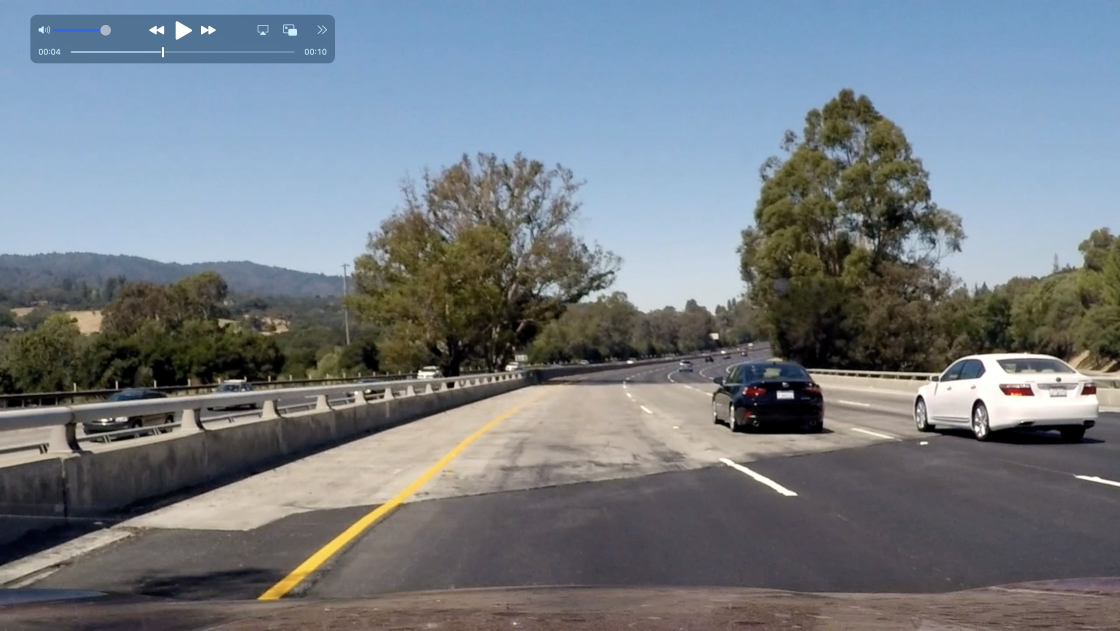
#> input picture test_images/challange.jpg, 3360 x 1892 px (shown at 1/3 size)
$ jupyter execute capturing.ipynb
#> lines starting #> are read from the running program, lines starting #| are printed output that depends on the picture; after the words box and inside, x2 and y2 are one past the last pixel; in counts of white or black regions, pixels touching at a corner belong together
## Pure color selection

[cell 1]
import cv2
import matplotlib.pyplot as plt
import matplotlib.image as mpimg
import numpy as np

# Read in the image and print some stats
image = mpimg.imread('test_images/challange.jpg')
#> image is the input picture: shape (1892, 3360, 3); mean R, G, B 116.8, 124.2, 131.3
print('This image is: ', type(image),'with dimensions:', image.shape)
#| This image is:  <class 'numpy.ndarray'> with dimensions: (1892, 3360, 3)
image = cv2.resize(image, (0, 0), fx = 0.8, fy = 0.8)
#> image: shape (1514, 2688, 3)
# Grab the x and y sizes and make two copies of the image
# With one copy we'll extract only the pixels that meet our selection,
# then we'll paint those pixels red in the original image to see our selection
# overlaid on the original.
ysize = image.shape[0]
xsize = image.shape[1]
color_select= np.copy(image)
line_image = np.copy(image)

# Define our color criteria
blue_threshold = 0
green_threshold = 150
red_threshold = 210
rgb_threshold = [red_threshold, green_threshold, blue_threshold]

# Define a triangle region of interest (Note: if you run this code,
# Keep in mind the origin (x=0, y=0) is in the upper left in image processing
# you'll find these are not sensible values!!
# But you'll get a chance to play with them soon in a quiz ;)
left_bottom = [xsize*150/1915, ysize*1000/985]
right_bottom = [xsize*1900/1915, ysize*1000/985]
apex = [xsize*950/1915, ysize*550/985]

fit_left = np.polyfit((left_bottom[0], apex[0]), (left_bottom[1], apex[1]), 1)
fit_right = np.polyfit((right_bottom[0], apex[0]), (right_bottom[1], apex[1]), 1)
fit_bottom = np.polyfit((left_bottom[0], right_bottom[0]), (left_bottom[1], right_bottom[1]), 1)

# Mask pixels below the threshold
color_thresholds = (image[:,:,0] < rgb_threshold[0]) | \
                    (image[:,:,1] < rgb_threshold[1]) | \
                    (image[:,:,2] < rgb_threshold[2])
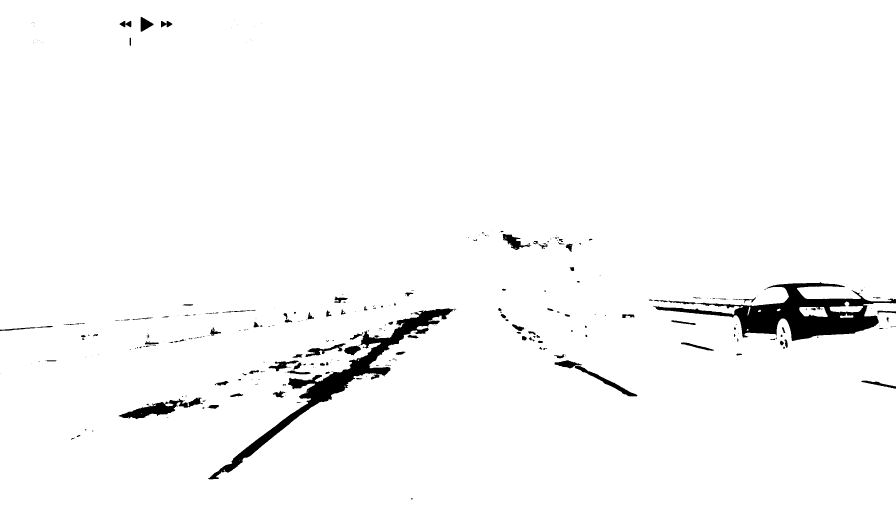
#> color_thresholds: shape (1514, 2688) bool (shown at 1/3 size); 97.4% white; 324 black regions (193 under 20 px), largest, box (x1, y1, x2, y2) and area: (1960, 847, 2688, 1023) 42072, (624, 925, 1369, 1438) 33355, (356, 1193, 608, 1258) 5442

# Find the region inside the lines
XX, YY = np.meshgrid(np.arange(0, xsize), np.arange(0, ysize))
region_thresholds = (YY > (XX*fit_left[0] + fit_left[1])) & \
                    (YY > (XX*fit_right[0] + fit_right[1])) & \
                    (YY < (XX*fit_bottom[0] + fit_bottom[1]))

# Mask color selection  (optional)
color_select[color_thresholds] = [0,0,0]

# Find where image is both colored right and in the region
line_image[~color_thresholds & region_thresholds] = [255,0,0]

# Display our two output images
plt.imshow(line_image)

## Masking

[cell 2]
import matplotlib.pyplot as plt
import matplotlib.image as mpimg
import numpy as np

# Read in the image and print some stats
image = mpimg.imread('test_images/challange.jpg')
print('This image is: ', type(image),'with dimensions:', image.shape)
#| This image is:  <class 'numpy.ndarray'> with dimensions: (1892, 3360, 3)

# Pull out the x and y sizes and make a copy of the image
ysize = image.shape[0]
xsize = image.shape[1]
region_select = np.copy(image)

# Define a triangle region of interest
# Keep in mind the origin (x=0, y=0) is in the upper left in image processing
# Note: if you run this code, you'll find these are not sensible values!!
# But you'll get a chance to play with them soon in a quiz
left_bottom = [xsize*200/1915, ysize*1000/985]
right_bottom = [xsize*1800/1915, ysize*1000/985]
apex = [xsize*950/1915, ysize*550/985]

# Fit lines (y=Ax+B) to identify the  3 sided region of interest
# np.polyfit() returns the coefficients [A, B] of the fit
fit_left = np.polyfit((left_bottom[0], apex[0]), (left_bottom[1], apex[1]), 1)
fit_right = np.polyfit((right_bottom[0], apex[0]), (right_bottom[1], apex[1]), 1)
fit_bottom = np.polyfit((left_bottom[0], right_bottom[0]), (left_bottom[1], right_bottom[1]), 1)

# Find the region inside the lines
XX, YY = np.meshgrid(np.arange(0, xsize), np.arange(0, ysize))
region_thresholds = (YY > (XX*fit_left[0] + fit_left[1])) & \
                    (YY > (XX*fit_right[0] + fit_right[1])) & \
                    (YY < (XX*fit_bottom[0] + fit_bottom[1]))

# Color pixels red which are inside the region of interest
region_select[region_thresholds] = [255, 0, 0]

# Display the image
#check matplotlib.pyplot.plot (https://matplotlib.org/api/pyplot_api.html#module-matplotlib.pyplot)
#tip:plt.plot([0], [539], 'bo')
plt.imshow(region_select)

## Pure canny edge and hough transform

[cell 3]
import matplotlib.pyplot as plt
import matplotlib.image as mpimg
import numpy as np
import cv2


# Read in and grayscale the image
image = mpimg.imread('test_images/challange.jpg')
print('This image is: ', type(image),'with dimensions:', image.shape)
#| This image is:  <class 'numpy.ndarray'> with dimensions: (1892, 3360, 3)
gray = cv2.cvtColor(image,cv2.COLOR_RGB2GRAY)
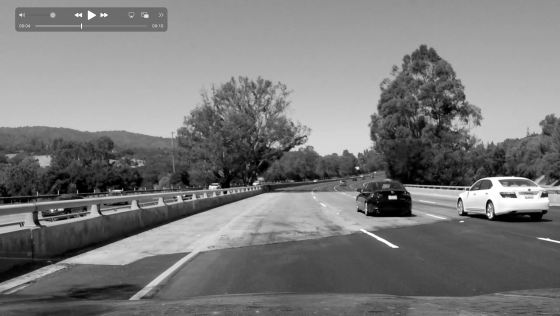
#> gray: shape (1892, 3360) (shown at 1/6 size); min 0, max 255, mean 122.8

# Define a kernel size and apply Gaussian smoothing
kernel_size = 7
blur_gray = cv2.GaussianBlur(gray,(kernel_size, kernel_size),0)

# Define our parameters for Canny and apply
low_threshold = 1
high_threshold = 150
edges = cv2.Canny(blur_gray, low_threshold, high_threshold)
#> edges: shape (1892, 3360); 0.8% white in thin lines or dots

# Next we'll create a masked edges image using cv2.fillPoly()
mask = np.zeros_like(edges)
ignore_mask_color = 255

# This time we are defining a four sided polygon to mask
imshape = image.shape
# clockwise, start from top
# vertices = np.array([[(0,imshape[0]),(0, 0), (imshape[1], 0), (imshape[1],imshape[0])]], dtype=np.int32)
vertices = np.array([[(imshape[1]*480/960, imshape[0]*300/540), (imshape[1]*920/960, imshape[0]), (imshape[1]*80/960,imshape[0])]], dtype=np.int32)
cv2.fillPoly(mask, vertices, ignore_mask_color)
#> mask: shape (1892, 3360); 19.5% white; 1 white region, box (x1, y1, x2, y2) and area: (281, 1051, 3220, 1892) 1236899
masked_edges = cv2.bitwise_and(edges, mask)
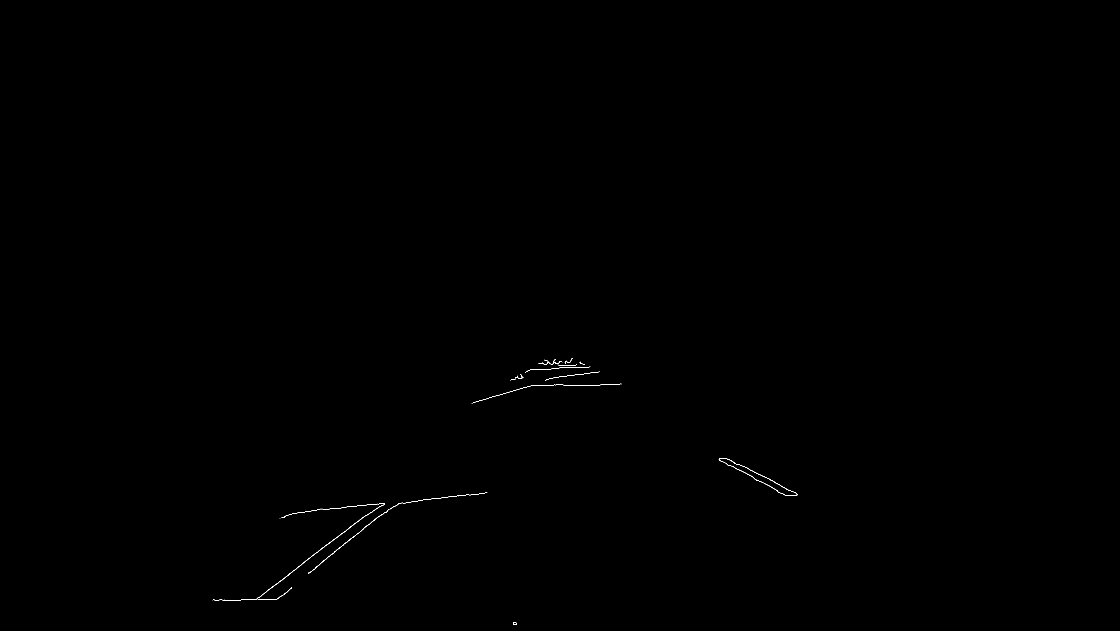
#> masked_edges: shape (1892, 3360) (shown at 1/3 size); 0.06% white in thin lines or dots, all inside (x1, y1, x2, y2) = (638, 1074, 2394, 1874)

# print("masked_edges")
# plt.imshow(masked_edges)

# Define the Hough transform parameters
# Make a blank the same size as our image to draw on
rho = 3 # distance resolution in pixels of the Hough grid
theta = np.pi/180 # angular resolution in radians of the Hough grid
threshold = 1     # minimum number of votes (intersections in Hough grid cell)
min_line_length = 20 # minimum number of pixels making up a line
max_line_gap = 20    # maximum gap in pixels between connectable line segments
line_image = np.copy(image)*0 # creating a blank to draw lines on
#> line_image: shape (1892, 3360, 3); every value is 0

# Run Hough on edge detected image
# Output "lines" is an array containing endpoints of detected line segments
lines = cv2.HoughLinesP(masked_edges, rho, theta, threshold, np.array([]),
                            min_line_length, max_line_gap)
#> lines = 84 rows, first 6: [912, 1686, 959, 1651], [1085, 1554, 1146, 1516], [883, 1539, 941, 1532], [1040, 1520, 1154, 1510], [1421, 1207, 1600, 1156], [893, 1701, 929, 1674]

# Iterate over the output "lines" and draw lines on a blank image
for line in lines:
    for x1,y1,x2,y2 in line:
        cv2.line(line_image,(x1,y1),(x2,y2),(255,0,0),10)
#> this loop made 84 passes

# print("line_image")
# plt.imshow(line_image)

# Create a "color" binary image to combine with line image
color_edges = np.dstack((edges, edges, edges))
#> color_edges: shape (1892, 3360, 3); 0.8% white in thin lines or dots

# Draw the lines on the edge image
lines_edges = cv2.addWeighted(image, 0.8, line_image, 1, 0)
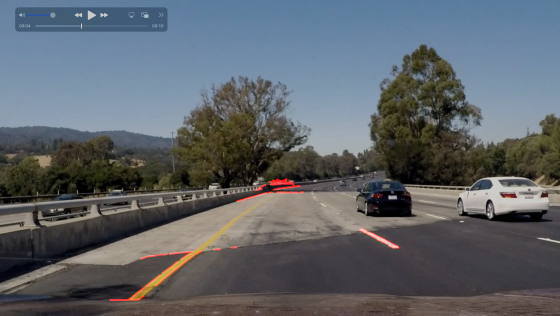
#> lines_edges: shape (1892, 3360, 3) (shown at 1/6 size); mean R, G, B 94.1, 99.3, 105
plt.imshow(lines_edges)

## Add color detection into the one with hough transformation as the main way

[cell 4]
import matplotlib.pyplot as plt
import matplotlib.image as mpimg
import numpy as np
import cv2


# Read in and grayscale the image
image = mpimg.imread('test_images/challange.jpg')
print('This image is: ', type(image),'with dimensions:', image.shape)
#| This image is:  <class 'numpy.ndarray'> with dimensions: (1892, 3360, 3)

#-----------------------------------------------------------------------------
# Define our color criteria
blue_threshold = 0
green_threshold = 150
red_threshold = 210
rgb_threshold = [red_threshold, green_threshold, blue_threshold]

# Mask pixels below the threshold
color_thresholds = (image[:,:,0] < rgb_threshold[0]) | \
                    (image[:,:,1] < rgb_threshold[1]) | \
                    (image[:,:,2] < rgb_threshold[2])
#> color_thresholds: shape (1892, 3360) bool; 97.4% white; 477 black regions (321 under 20 px), largest, box (x1, y1, x2, y2) and area: (2432, 1059, 3360, 1279) 66077, (780, 1157, 1712, 1797) 52242, (445, 1491, 760, 1572) 8541

color_select= np.copy(image)
color_select[color_thresholds] = [0,0,0]
#> color_select: shape (1892, 3360, 3)

#-----------------------------------------------------------------------------

gray = cv2.cvtColor(color_select,cv2.COLOR_RGB2GRAY)

# Define a kernel size and apply Gaussian smoothing
kernel_size = 7
blur_gray = cv2.GaussianBlur(gray,(kernel_size, kernel_size),0)

# Define our parameters for Canny and apply
low_threshold = 1
high_threshold = 150
edges = cv2.Canny(blur_gray, low_threshold, high_threshold)
#> edges: shape (1892, 3360); 0.41% white in thin lines or dots

# Next we'll create a masked edges image using cv2.fillPoly()
mask = np.zeros_like(edges)
ignore_mask_color = 255

# This time we are defining a four sided polygon to mask
imshape = image.shape
# clockwise, start from top
# vertices = np.array([[(0,imshape[0]),(0, 0), (imshape[1], 0), (imshape[1],imshape[0])]], dtype=np.int32)
vertices = np.array([[(imshape[1]*480/960, imshape[0]*300/540), (imshape[1]*920/960, imshape[0]), (imshape[1]*80/960,imshape[0])]], dtype=np.int32)
cv2.fillPoly(mask, vertices, ignore_mask_color)
masked_edges = cv2.bitwise_and(edges, mask)
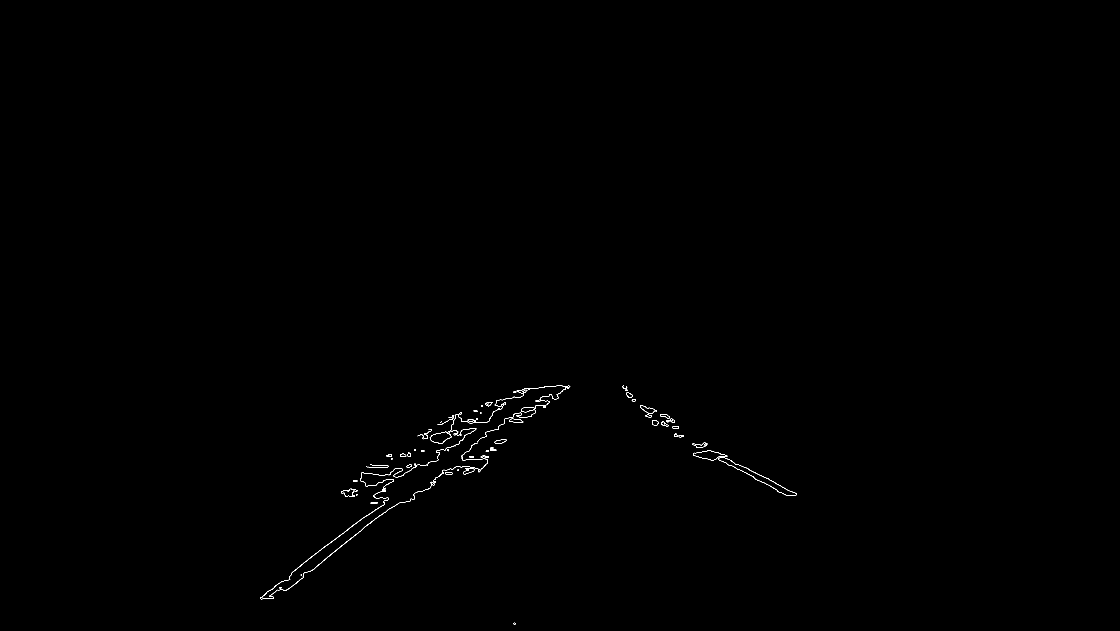
#> masked_edges: shape (1892, 3360) (shown at 1/3 size); 0.13% white in thin lines or dots, all inside (x1, y1, x2, y2) = (780, 1155, 2390, 1873)

# print("masked_edges")
# plt.imshow(masked_edges)

# Define the Hough transform parameters
# Make a blank the same size as our image to draw on
rho = 3 # distance resolution in pixels of the Hough grid
theta = np.pi/180 # angular resolution in radians of the Hough grid
threshold = 1     # minimum number of votes (intersections in Hough grid cell)
min_line_length = 20 # minimum number of pixels making up a line
max_line_gap = 20    # maximum gap in pixels between connectable line segments
line_image = np.copy(image)*0 # creating a blank to draw lines on

# Run Hough on edge detected image
# Output "lines" is an array containing endpoints of detected line segments
lines = cv2.HoughLinesP(masked_edges, rho, theta, threshold, np.array([]),
                            min_line_length, max_line_gap)
#> lines = 375 rows, first 6: [2077, 1332, 2120, 1335], [1632, 1222, 1656, 1193], [1436, 1416, 1463, 1388], [1636, 1222, 1657, 1195], [1441, 1378, 1507, 1319], [1122, 1489, 1189, 1431]

# Iterate over the output "lines" and draw lines on a blank image
for line in lines:
    for x1,y1,x2,y2 in line:
        cv2.line(line_image,(x1,y1),(x2,y2),(255,0,0),10)
#> this loop made 375 passes

# print("line_image")
# plt.imshow(line_image)

# Create a "color" binary image to combine with line image
color_edges = np.dstack((edges, edges, edges))
#> color_edges: shape (1892, 3360, 3); 0.41% white in thin lines or dots

# Draw the lines on the edge image
lines_edges = cv2.addWeighted(image, 0.8, line_image, 1, 0)


plt.imshow(lines_edges)

$ run again, with test_images/solidWhiteCurve.jpg copied over test_images/challange.jpg
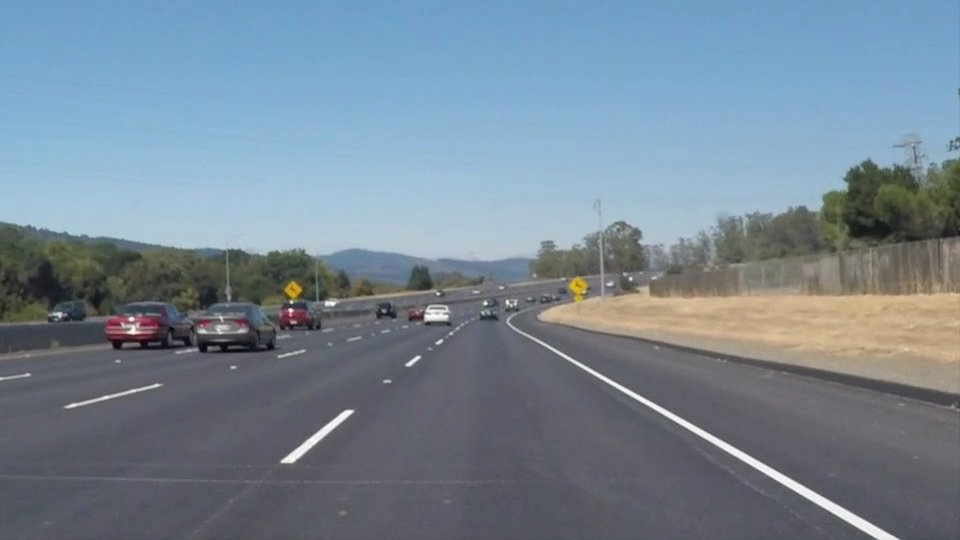
#> input picture test_images/solidWhiteCurve.jpg, 960 x 540 px
#> image is the input picture: shape (540, 960, 3); mean R, G, B 118.5, 134.5, 148.1
#| This image is:  <class 'numpy.ndarray'> with dimensions: (540, 960, 3)
#> image: shape (432, 768, 3)
#> `color_thresholds = (image[:,:,0] < rgb_threshold[0]) | \ (image[:,:,1]..`:
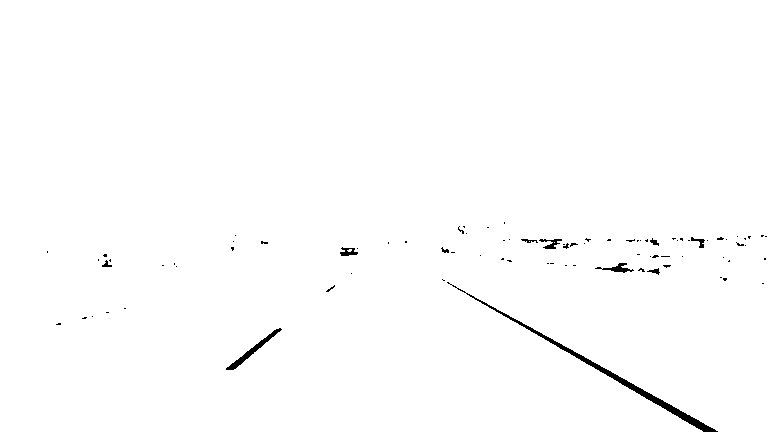
#> color_thresholds: shape (432, 768) bool; 99.2% white; 85 black regions (74 under 20 px), largest, box (x1, y1, x2, y2) and area: (447, 282, 718, 432) 1306, (226, 328, 282, 370) 330, (595, 263, 634, 273) 143
#| This image is:  <class 'numpy.ndarray'> with dimensions: (540, 960, 3)
#> region_select: shape (540, 960, 3); 17.76% of pixels changed, all inside (x1, y1, x2, y2) = (115, 302, 887, 540)
#| This image is:  <class 'numpy.ndarray'> with dimensions: (540, 960, 3)
#> mask: shape (540, 960); 19.5% white; 1 white region, box (x1, y1, x2, y2) and area: (81, 300, 920, 540) 100980
#> `lines = cv2.HoughLinesP(masked_edges, rho, theta, threshold, np.array(..`: lines = 30 rows, first 6: [621, 386, 673, 413], [842, 508, 868, 521], [326, 435, 353, 410], [645, 399, 751, 456], [481, 310, 877, 538], [386, 383, 488, 309]
#> the loop `for line in lines:` made 30 passes
#| This image is:  <class 'numpy.ndarray'> with dimensions: (540, 960, 3)
#> `lines = cv2.HoughLinesP(masked_edges, rho, theta, threshold, np.array(..`: lines = 13 rows, first 6: [541, 341, 896, 538], [282, 460, 345, 411], [539, 343, 878, 538], [293, 461, 332, 429], [324, 434, 351, 412], [409, 366, 439, 340]
#> the loop `for line in lines:` made 13 passes
#> after the loop `for line in lines:`:
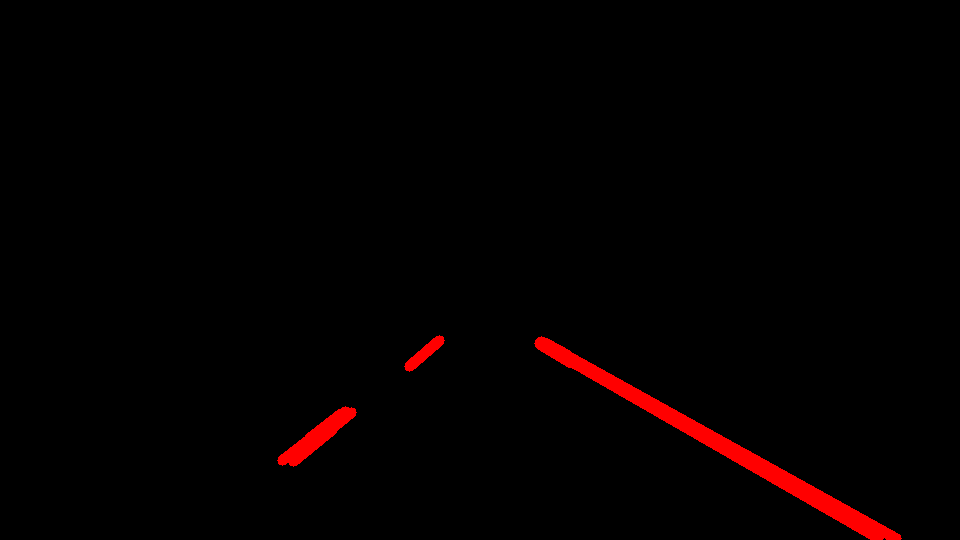
#> line_image: shape (540, 960, 3); mean R, G, B 4.3, 0, 0
